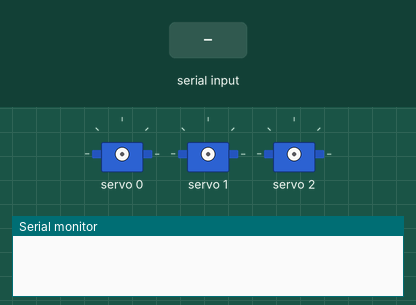
Bench run of a sketch on a simulated Arduino Uno, built with avr-gcc and run on an emulated ATmega328P. Parts: 3 × servo, the last lines printed to the serial monitor. Inputs (shaded band) come from the test bench.

Above: at 1.2 s.
1.3 s: "1\n" received over Serial
At 2.2 s:
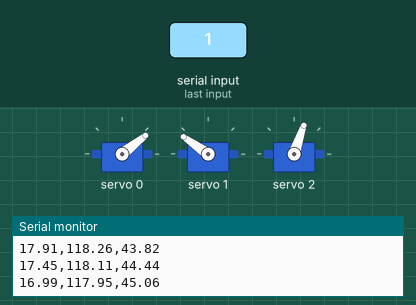
At 3.1 s:
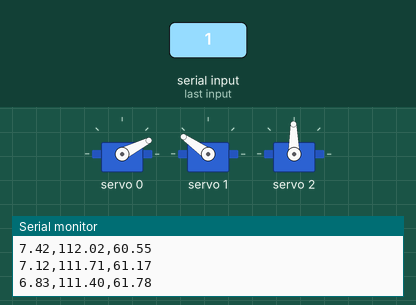
Timing chart, 0 to 19.3 s (numbered marks = the images above; inputs shaded):
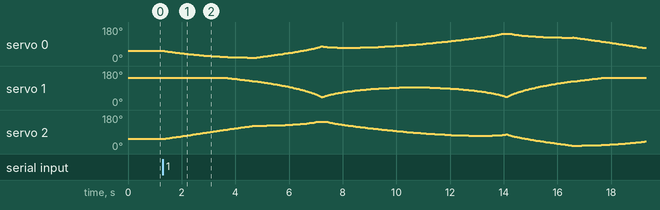

The sketch:

inchworm_pos_control_ik.ino
```cpp
//         L
//   <----------->
//
//  {2}----link2----{3}----link3----{4}      ^
//   |                               |       |
// link1                           link4     | l
//   |                               |       |
//  {1}=base                        {5}=tool |
  //
//                           zero point(x0, y0) x0 = 2L / y0 = 0


//                               /
//                              /    45 deg
// set point ------------------/-  -  -  -  -  -
//                     135 deg


#include <Wire.h>
#include <Adafruit_PWMServoDriver.h> //scl = A5 / sda = A4

Adafruit_PWMServoDriver pwm=Adafruit_PWMServoDriver();

#define L 0.1        // [m]
#define l 0.07       // [m]
#define deg_min_pwm 900  //pca9685 unit of pwm when 0 deg
#define deg_mid_pwm 2250 //pca9685 unit of pwm when 90 deg
#define deg_max_pwm 3599 //pca9685 unit of pwm when 180 deg
#define deg_set 30       // servo angle set point [deg]
#define x0 L  // [m]
#define y0 0         // [m]

#define theta1_pin 0
#define theta2_pin 1
#define theta3_pin 2


double theta1 = deg_set*(PI/180); double theta2 = (180-2*deg_set)*(PI/180); double theta3 = deg_set*(PI/180); //[rad]
double x = x0; double y = y0;

int command = 0;


void setup()
{
  Serial.begin(9600);
  pwm.begin();
  pwm.setPWMFreq(300);

}

void ik(double x, double y)
{
    theta2 = acos((x*x+y*y-2*L*L)/(2*L*L));
    theta1 = atan2(y,x) - (asin(L*sin(theta2)/sqrt(x*x+y*y)));
    theta3 = -(theta1 + theta2);

    theta1 = PI/2 + theta1;
    theta3 = PI/2 + theta3;

    Serial.print(theta1*180/PI);
    Serial.print(",");
    Serial.print(theta2*180/PI);
    Serial.print(",");
    Serial.println(theta3*180/PI);
}

void move_servo()
{

  int theta1_pca_unit = constrain(900+(theta1*180/PI)*(2250-900)/90, 900, 2500);
  int theta2_pca_unit = constrain(900+(theta2*180/PI)*(2250-900)/90, 900, 2500);
  int theta3_pca_unit = constrain(900+(theta3*180/PI)*(2250-900)/90, 900, 2500);

  pwm.setPWM(theta1_pin, 0, theta1_pca_unit);
  pwm.setPWM(theta2_pin, 0, theta2_pca_unit);
  pwm.setPWM(theta3_pin, 0, theta3_pca_unit);
  delay(30);
}


void loop()
{

  int buf = Serial.parseInt();
  command = buf == 0 ? command : buf;

  switch(command)
  {
    case 1:

      for(double dy=0;dy>-0.1;dy-=0.001)
      {
        x=x0;
        y = y0+dy;
        ik(x, y);
        move_servo();
      }

      for(double dx=0;dx<0.07;dx+=0.001)
      {
        x = x0+dx;
        ik(x, y);
        move_servo();
      }

      for(double dy=-0.1;dy<0.1;dy+=0.001)
      {
        y = y0+dy;
        ik(x, y);
        move_servo();
      }
      for(double dx=0.07;dx>0;dx-=0.001)
      {
        x = x0+dx;
        ik(x, y);
        move_servo();
      }
      for(double dy=0.1;dy>0;dy-=0.001)
      {
        y = y0+dy;
        ik(x, y);
        move_servo();
      }

      break;

    case 2:
      theta1 = 0; theta2 = 0; theta3 = 0; //[rad]
      move_servo();
      break;

    case 3:
        theta1 = deg_set*(PI/180); theta2 = (180-2*deg_set)*(PI/180); theta3 = deg_set*(PI/180); //[rad]
        move_servo();
        command = 0;
      break;
    default:

      break;
  }
  command = 0;
}
```
